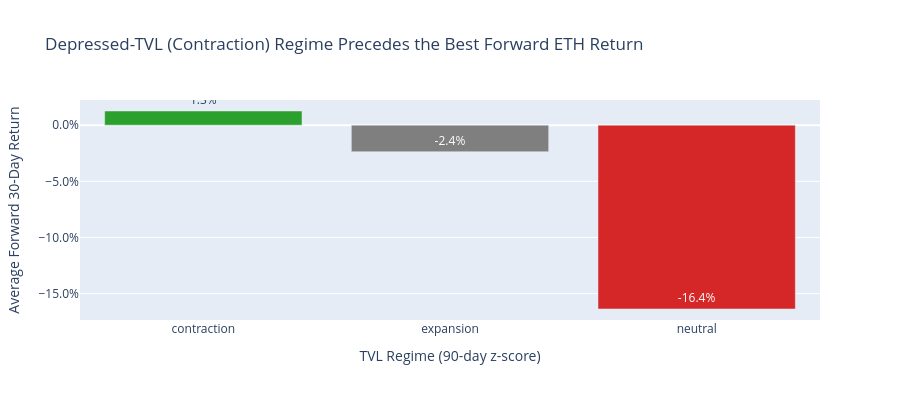

Source (notebook cell):
### Code cell
# Visualize regime returns
fig = go.Figure(
    data=[
        go.Bar(
            x=regime_returns["tvl_regime"],
            y=regime_returns["avg_fwd_return"],
            text=[f"{r:.1%}" if r is not None else "N/A" for r in regime_returns["avg_fwd_return"]],
            textposition="auto",
            marker_color=["#2ca02c", "#7f7f7f", "#d62728"],
        )
    ]
)

fig.update_layout(
    title="Depressed-TVL (Contraction) Regime Precedes the Best Forward ETH Return",
    xaxis_title="TVL Regime (90-day z-score)",
    yaxis_title="Average Forward 30-Day Return",
    yaxis_tickformat=".1%",
    height=400,
)
fig.show()

### Figure 1 — Plotly figure (JSON) as saved in the notebook; plotly's stock layout.template omitted (floating-point values rounded to 4 significant figures)
{"data": [{"marker": {"color": ["#2ca02c", "#7f7f7f", "#d62728"]}, "text": ["1.3%", "-2.4%", "-16.4%"], "textposition": "auto", "type": "bar", "x": ["contraction", "expansion", "neutral"], "y": [0.0126, -0.02362, -0.1637]}], "layout": {"height": 400, "title": {"text": "Depressed-TVL (Contraction) Regime Precedes the Best Forward ETH Return"}, "xaxis": {"title": {"text": "TVL Regime (90-day z-score)"}}, "yaxis": {"tickformat": ".1%", "title": {"text": "Average Forward 30-Day Return"}}}}
